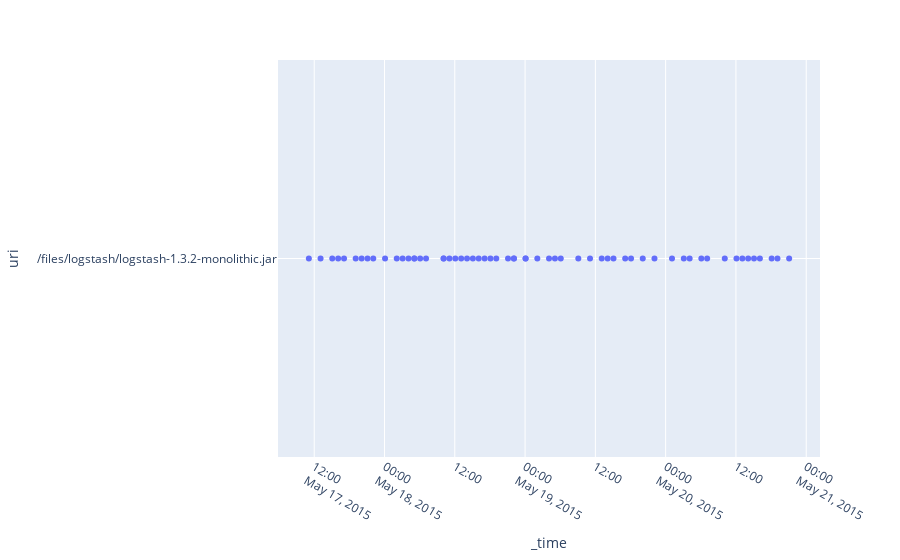

Source (notebook cell):
### Code cell
px.scatter(visits_208_91_156_11, x="_time", y="uri")

### Figure 1 — Plotly figure (JSON) as saved in the notebook; plotly's stock layout.template omitted (floating-point values rounded to 4 significant figures)
{"data": [{"hovertemplate": "_time=%{x}<br>uri=%{y}<extra></extra>", "legendgroup": "", "marker": {"color": "#636efa", "symbol": "circle"}, "mode": "markers", "name": "", "orientation": "v", "showlegend": false, "type": "scatter", "x": ["2015-05-17T11:05:05+00:00", "2015-05-17T13:05:04+00:00", "2015-05-17T15:05:00+00:00", "2015-05-17T16:05:23+00:00", "2015-05-17T17:05:32+00:00", "2015-05-17T19:05:00+00:00", "2015-05-17T20:05:46+00:00", "2015-05-17T21:05:51+00:00", "2015-05-17T22:05:02+00:00", "2015-05-18T00:05:50+00:00", "2015-05-18T02:05:37+00:00", "2015-05-18T03:05:46+00:00", "2015-05-18T04:05:42+00:00", "2015-05-18T05:05:07+00:00", "2015-05-18T05:05:57+00:00", "2015-05-18T06:05:00+00:00", "2015-05-18T07:05:29+00:00", "2015-05-18T10:05:30+00:00", "2015-05-18T10:05:50+00:00", "2015-05-18T11:05:22+00:00", "2015-05-18T12:05:13+00:00", "2015-05-18T13:05:34+00:00", "2015-05-18T14:05:18+00:00", "2015-05-18T15:05:20+00:00", "2015-05-18T16:05:00+00:00", "2015-05-18T17:05:25+00:00", "2015-05-18T18:05:08+00:00", "2015-05-18T19:05:00+00:00", "2015-05-18T21:05:27+00:00", "2015-05-18T22:05:50+00:00", "2015-05-18T22:05:36+00:00", "2015-05-19T00:05:10+00:00", "2015-05-19T00:05:21+00:00", "2015-05-19T02:05:32+00:00", "2015-05-19T04:05:20+00:00", "2015-05-19T05:05:55+00:00", "2015-05-19T06:05:38+00:00", "2015-05-19T09:05:27+00:00", "2015-05-19T11:05:16+00:00", "2015-05-19T13:05:04+00:00", "2015-05-19T14:05:45+00:00", "2015-05-19T15:05:40+00:00", "2015-05-19T17:05:26+00:00", "2015-05-19T18:05:29+00:00", "2015-05-19T20:05:17+00:00", "2015-05-19T22:05:30+00:00", "2015-05-20T01:05:05+00:00", "2015-05-20T03:05:54+00:00", "2015-05-20T04:05:43+00:00", "2015-05-20T06:05:37+00:00", "2015-05-20T07:05:08+00:00", "2015-05-20T10:05:45+00:00", "2015-05-20T12:05:34+00:00", "2015-05-20T13:05:55+00:00", "2015-05-20T14:05:19+00:00", "2015-05-20T15:05:19+00:00", "2015-05-20T16:05:21+00:00", "2015-05-20T18:05:55+00:00", "2015-05-20T19:05:20+00:00", "2015-05-20T21:05:05+00:00"], "xaxis": "x", "y": ["/files/logstash/logstash-1.3.2-monolithic.jar", "/files/logstash/logstash-1.3.2-monolithic.jar", "/files/logstash/logstash-1.3.2-monolithic.jar", "/files/logstash/logstash-1.3.2-monolithic.jar", "/files/logstash/logstash-1.3.2-monolithic.jar", "/files/logstash/logstash-1.3.2-monolithic.jar", "/files/logstash/logstash-1.3.2-monolithic.jar", "/files/logstash/logstash-1.3.2-monolithic.jar", "/files/logstash/logstash-1.3.2-monolithic.jar", "/files/logstash/logstash-1.3.2-monolithic.jar", "/files/logstash/logstash-1.3.2-monolithic.jar", "/files/logstash/logstash-1.3.2-monolithic.jar", "/files/logstash/logstash-1.3.2-monolithic.jar", "/files/logstash/logstash-1.3.2-monolithic.jar", "/files/logstash/logstash-1.3.2-monolithic.jar", "/files/logstash/logstash-1.3.2-monolithic.jar", "/files/logstash/logstash-1.3.2-monolithic.jar", "/files/logstash/logstash-1.3.2-monolithic.jar", "/files/logstash/logstash-1.3.2-monolithic.jar", "/files/logstash/logstash-1.3.2-monolithic.jar", "/files/logstash/logstash-1.3.2-monolithic.jar", "/files/logstash/logstash-1.3.2-monolithic.jar", "/files/logstash/logstash-1.3.2-monolithic.jar", "/files/logstash/logstash-1.3.2-monolithic.jar", "/files/logstash/logstash-1.3.2-monolithic.jar", "/files/logstash/logstash-1.3.2-monolithic.jar", "/files/logstash/logstash-1.3.2-monolithic.jar", "/files/logstash/logstash-1.3.2-monolithic.jar", "/files/logstash/logstash-1.3.2-monolithic.jar", "/files/logstash/logstash-1.3.2-monolithic.jar", "/files/logstash/logstash-1.3.2-monolithic.jar", "/files/logstash/logstash-1.3.2-monolithic.jar", "/files/logstash/logstash-1.3.2-monolithic.jar", "/files/logstash/logstash-1.3.2-monolithic.jar", "/files/logstash/logstash-1.3.2-monolithic.jar", "/files/logstash/logstash-1.3.2-monolithic.jar", "/files/logstash/logstash-1.3.2-monolithic.jar", "/files/logstash/logstash-1.3.2-monolithic.jar", "/files/logstash/logstash-1.3.2-monolithic.jar", "/files/logstash/logstash-1.3.2-monolithic.jar", "/files/logstash/logstash-1.3.2-monolithic.jar", "/files/logstash/logstash-1.3.2-monolithic.jar", "/files/logstash/logstash-1.3.2-monolithic.jar", "/files/logstash/logstash-1.3.2-monolithic.jar", "/files/logstash/logstash-1.3.2-monolithic.jar", "/files/logstash/logstash-1.3.2-monolithic.jar", "/files/logstash/logstash-1.3.2-monolithic.jar", "/files/logstash/logstash-1.3.2-monolithic.jar", "/files/logstash/logstash-1.3.2-monolithic.jar", "/files/logstash/logstash-1.3.2-monolithic.jar", "/files/logstash/logstash-1.3.2-monolithic.jar", "/files/logstash/logstash-1.3.2-monolithic.jar", "/files/logstash/logstash-1.3.2-monolithic.jar", "/files/logstash/logstash-1.3.2-monolithic.jar", "/files/logstash/logstash-1.3.2-monolithic.jar", "/files/logstash/logstash-1.3.2-monolithic.jar", "/files/logstash/logstash-1.3.2-monolithic.jar", "/files/logstash/logstash-1.3.2-monolithic.jar", "/files/logstash/logstash-1.3.2-monolithic.jar", "/files/logstash/logstash-1.3.2-monolithic.jar"], "yaxis": "y"}], "layout": {"autosize": true, "legend": {"tracegroupgap": 0}, "margin": {"t": 60}, "xaxis": {"anchor": "y", "autorange": true, "domain": [0, 1], "range": ["2015-05-17 06:10:36.828", "2015-05-21 01:59:33.172"], "title": {"text": "_time"}, "type": "date"}, "yaxis": {"anchor": "x", "autorange": true, "domain": [0, 1], "range": [-1, 1], "title": {"text": "uri"}, "type": "category"}}}
